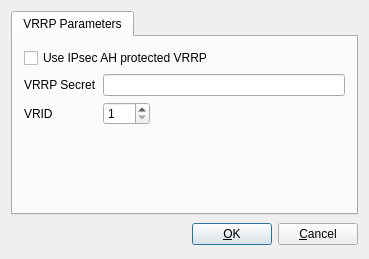
<ui version="4.0" >
 <class>vrrpOptionsDialog_q</class>
 <widget class="QDialog" name="vrrpOptionsDialog_q" >
  <property name="geometry" >
   <rect>
    <x>0</x>
    <y>0</y>
    <width>369</width>
    <height>259</height>
   </rect>
  </property>
  <property name="windowTitle" >
   <string>secunet wall: interface settings</string>
  </property>
  <layout class="QGridLayout" >
   <item row="1" column="0" >
    <layout class="QHBoxLayout" >
     <item>
      <spacer>
       <property name="orientation" >
        <enum>Qt::Horizontal</enum>
       </property>
       <property name="sizeType" >
        <enum>QSizePolicy::Expanding</enum>
       </property>
       <property name="sizeHint" stdset="0" >
        <size>
         <width>151</width>
         <height>27</height>
        </size>
       </property>
      </spacer>
     </item>
     <item>
      <widget class="QPushButton" name="buttonOk" >
       <property name="text" >
        <string>&amp;OK</string>
       </property>
       <property name="shortcut" >
        <string/>
       </property>
       <property name="autoDefault" >
        <bool>true</bool>
       </property>
       <property name="default" >
        <bool>true</bool>
       </property>
      </widget>
     </item>
     <item>
      <widget class="QPushButton" name="buttonCancel" >
       <property name="text" >
        <string>&amp;Cancel</string>
       </property>
       <property name="shortcut" >
        <string/>
       </property>
       <property name="autoDefault" >
        <bool>true</bool>
       </property>
      </widget>
     </item>
    </layout>
   </item>
   <item row="0" column="0" >
    <widget class="QTabWidget" name="tabWidget" >
     <property name="tabShape" >
      <enum>QTabWidget::Rounded</enum>
     </property>
     <property name="currentIndex" >
      <number>0</number>
     </property>
     <widget class="QWidget" name="tab" >
      <attribute name="title" >
       <string>VRRP Parameters</string>
      </attribute>
      <attribute name="icon" >
       <iconset>
        <normaloff>:/Icons/Options</normaloff>:/Icons/Options</iconset>
      </attribute>
      <layout class="QGridLayout" name="gridLayout_120" >
       <item row="0" column="0" colspan="3" >
        <widget class="QCheckBox" name="vrrp_over_ipsec_ah" >
         <property name="text" >
          <string>Use IPsec AH protected VRRP</string>
         </property>
        </widget>
       </item>
       <item row="1" column="0" >
        <widget class="QLabel" name="vrrp_sec_label" >
         <property name="enabled" >
          <bool>true</bool>
         </property>
         <property name="layoutDirection" >
          <enum>Qt::RightToLeft</enum>
         </property>
         <property name="text" >
          <string>VRRP Secret</string>
         </property>
        </widget>
       </item>
       <item row="1" column="1" colspan="2" >
        <widget class="QLineEdit" name="vrrp_secret" >
         <property name="enabled" >
          <bool>true</bool>
         </property>
        </widget>
       </item>
       <item row="2" column="0" >
        <widget class="QLabel" name="vrrp_vrid_label" >
         <property name="enabled" >
          <bool>true</bool>
         </property>
         <property name="toolTip" >
          <string>Virtual Router ID</string>
         </property>
         <property name="layoutDirection" >
          <enum>Qt::RightToLeft</enum>
         </property>
         <property name="text" >
          <string>VRID</string>
         </property>
        </widget>
       </item>
       <item row="2" column="1" >
        <widget class="QSpinBox" name="vrrp_vrid" >
         <property name="minimum" >
          <number>1</number>
         </property>
         <property name="maximum" >
          <number>255</number>
         </property>
        </widget>
       </item>
       <item row="2" column="2" >
        <spacer name="horizontalSpacer" >
         <property name="orientation" >
          <enum>Qt::Horizontal</enum>
         </property>
         <property name="sizeHint" stdset="0" >
          <size>
           <width>140</width>
           <height>20</height>
          </size>
         </property>
        </spacer>
       </item>
       <item row="3" column="0" colspan="3" >
        <spacer>
         <property name="orientation" >
          <enum>Qt::Vertical</enum>
         </property>
         <property name="sizeHint" stdset="0" >
          <size>
           <width>20</width>
           <height>40</height>
          </size>
         </property>
        </spacer>
       </item>
      </layout>
     </widget>
    </widget>
   </item>
  </layout>
 </widget>
 <layoutdefault spacing="6" margin="11" />
 <tabstops>
  <tabstop>buttonOk</tabstop>
  <tabstop>buttonCancel</tabstop>
  <tabstop>tabWidget</tabstop>
 </tabstops>
 <resources>
  <include location="MainRes.qrc" />
 </resources>
 <connections>
  <connection>
   <sender>buttonOk</sender>
   <signal>clicked()</signal>
   <receiver>vrrpOptionsDialog_q</receiver>
   <slot>accept()</slot>
   <hints>
    <hint type="sourcelabel" >
     <x>316</x>
     <y>472</y>
    </hint>
    <hint type="destinationlabel" >
     <x>20</x>
     <y>20</y>
    </hint>
   </hints>
  </connection>
  <connection>
   <sender>buttonCancel</sender>
   <signal>clicked()</signal>
   <receiver>vrrpOptionsDialog_q</receiver>
   <slot>reject()</slot>
   <hints>
    <hint type="sourcelabel" >
     <x>397</x>
     <y>472</y>
    </hint>
    <hint type="destinationlabel" >
     <x>20</x>
     <y>20</y>
    </hint>
   </hints>
  </connection>
 </connections>
</ui>
